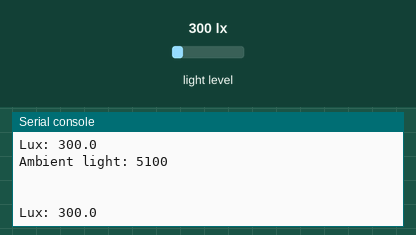
The program below on a simulated CircuitPython board. Parts: the last lines printed to the serial console. The inputs (shaded band) are chosen by the test bench; at power-on: light level 300 lx.

Above: at 1.2 s.
1.3 s: light level set to 40 lx
At 1.31 s:
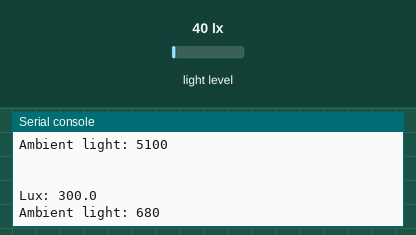
2.8 s: light level set to 500 lx
At 6.85 s:
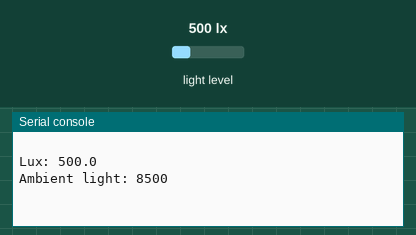
Timing chart, 0 to 8.3 s (numbered marks = the images above; inputs shaded):
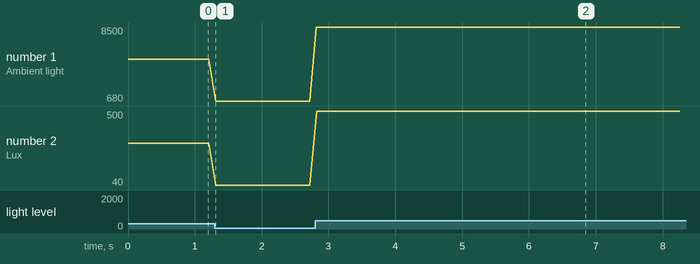

The program:

VEML7700serial.py
```python
import time
import board
import adafruit_veml7700

i2c = board.STEMMA_I2C()  # For using the built-in STEMMA QT connector on a microcontroller
veml7700 = adafruit_veml7700.VEML7700(i2c)

while True:
    print("Ambient light:", veml7700.light)
    print("\n")
    print("Lux:", veml7700.lux)
    time.sleep(0.1)
```

Measured:
- after the input at 1.3 s, the serial console: prints a new line at once (image 1)
- after the input at 2.8 s, the serial console: prints a new line at once (image 2)
- plotted number 1: 5100 → 680 after the input at 1.3 s, 680 → 8500 after the input at 2.8 s
- plotted number 2: 300 → 40 after the input at 1.3 s, 40 → 500 after the input at 2.8 s
